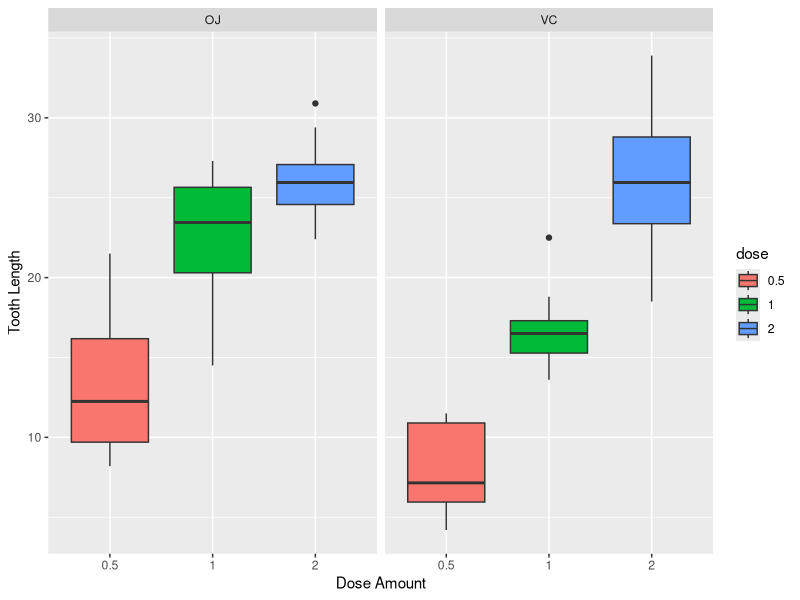
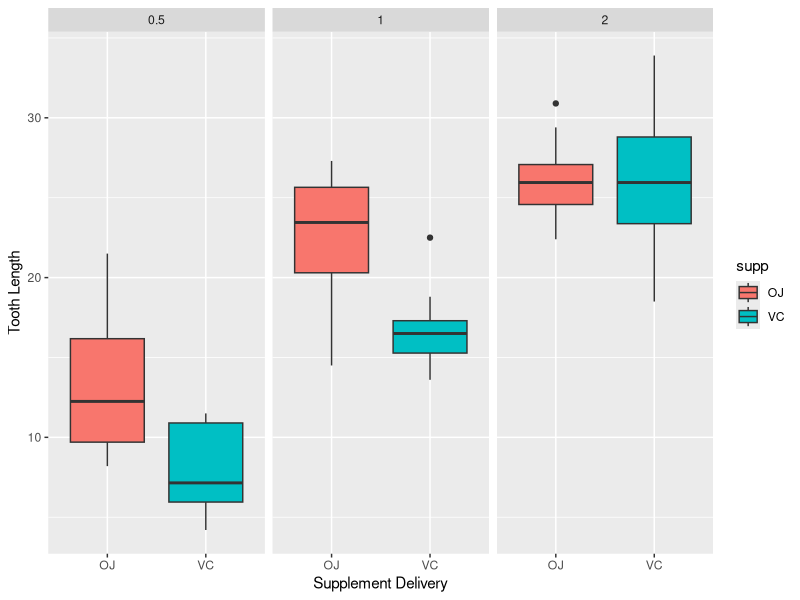

Reproduce these figures in R, in order. (Note: this script raises an error after producing the figures.)
## ---- chunk 1
library(dplyr, warn.conflicts = F)
library(ggplot2)
data("ToothGrowth")
summary(ToothGrowth)
str(ToothGrowth)
ToothGrowth$dose<-as.factor(ToothGrowth$dose) # Convert dose to a factor
## ---- chunk 2
ggplot(aes(x=dose, y=len), data=ToothGrowth) + geom_boxplot(aes(fill=dose)) +
  xlab("Dose Amount") + ylab("Tooth Length") + facet_grid(~ supp)
## ---- chunk 3
ggplot(aes(x=supp, y=len), data=ToothGrowth) + geom_boxplot(aes(fill=supp)) +
  xlab("Supplement Delivery") + ylab("Tooth Length") + facet_grid(~ dose)
## ---- chunk 4
len_1 <- ToothGrowth %>% filter(dose %in% c(0.5,1)) %>% select(len) %>% unlist()
dose_1 <- ToothGrowth %>% filter(dose %in% c(0.5,1)) %>% select(dose) %>% unlist()
t.test(len_1 ~ dose_1, paired = FALSE)
## ---- chunk 5
len_2 <- ToothGrowth %>% filter(dose %in% c(0.5,2)) %>% select(len) %>% unlist()
dose_2 <- ToothGrowth %>% filter(dose %in% c(0.5, 2)) %>% select(dose) %>% unlist()
t.test(len_2 ~ dose_2, paired = FALSE)
## ---- chunk 6
len_3 <- ToothGrowth %>% filter(dose %in% c(1,2)) %>% select(len) %>% unlist()
dose_3 <- ToothGrowth %>% filter(dose %in% c(1,2)) %>% select(dose) %>% unlist()
t.test(len_3 ~ dose_3, paired = FALSE)
## ---- chunk 7
len <- ToothGrowth %>% select(len) %>% unlist()
supp <- ToothGrowth %>% select(supp) %>% unlist()
t.test(len~supp, paired=F)
